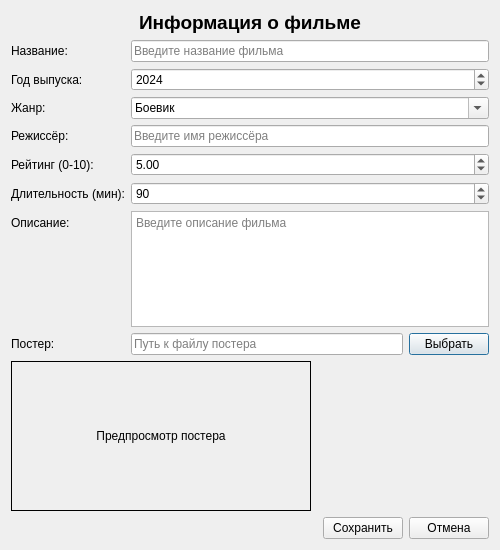
<?xml version="1.0" encoding="UTF-8"?>
<ui version="4.0">
 <class>AddEditDialog</class>
 <widget class="QDialog" name="AddEditDialog">
  <property name="geometry">
   <rect>
    <x>0</x>
    <y>0</y>
    <width>500</width>
    <height>550</height>
   </rect>
  </property>
  <property name="windowTitle">
   <string>Добавить/Редактировать фильм</string>
  </property>
  <layout class="QVBoxLayout" name="verticalLayout">
   <item>
    <widget class="QLabel" name="dialogTitleLabel">
     <property name="text">
      <string>Информация о фильме</string>
     </property>
     <property name="alignment">
      <set>Qt::AlignCenter</set>
     </property>
     <property name="font">
      <font>
       <pointsize>14</pointsize>
       <weight>75</weight>
       <bold>true</bold>
      </font>
     </property>
    </widget>
   </item>
   <item>
    <layout class="QFormLayout" name="formLayout">
     <item row="0" column="0">
      <widget class="QLabel" name="titleLabel">
       <property name="text">
        <string>Название:</string>
       </property>
      </widget>
     </item>
     <item row="0" column="1">
      <widget class="QLineEdit" name="titleLineEdit">
       <property name="placeholderText">
        <string>Введите название фильма</string>
       </property>
      </widget>
     </item>
     <item row="1" column="0">
      <widget class="QLabel" name="yearLabel">
       <property name="text">
        <string>Год выпуска:</string>
       </property>
      </widget>
     </item>
     <item row="1" column="1">
      <widget class="QSpinBox" name="yearSpinBox">
       <property name="minimum">
        <number>1900</number>
       </property>
       <property name="maximum">
        <number>2030</number>
       </property>
       <property name="value">
        <number>2024</number>
       </property>
      </widget>
     </item>
     <item row="2" column="0">
      <widget class="QLabel" name="genreLabel">
       <property name="text">
        <string>Жанр:</string>
       </property>
      </widget>
     </item>
     <item row="2" column="1">
      <widget class="QComboBox" name="genreComboBox">
       <property name="editable">
        <bool>true</bool>
       </property>
       <item>
        <property name="text">
         <string>Боевик</string>
        </property>
       </item>
       <item>
        <property name="text">
         <string>Комедия</string>
        </property>
       </item>
       <item>
        <property name="text">
         <string>Драма</string>
        </property>
       </item>
       <item>
        <property name="text">
         <string>Фантастика</string>
        </property>
       </item>
       <item>
        <property name="text">
         <string>Ужасы</string>
        </property>
       </item>
       <item>
        <property name="text">
         <string>Триллер</string>
        </property>
       </item>
       <item>
        <property name="text">
         <string>Криминал</string>
        </property>
       </item>
       <item>
        <property name="text">
         <string>Мелодрама</string>
        </property>
       </item>
      </widget>
     </item>
     <item row="3" column="0">
      <widget class="QLabel" name="directorLabel">
       <property name="text">
        <string>Режиссёр:</string>
       </property>
      </widget>
     </item>
     <item row="3" column="1">
      <widget class="QLineEdit" name="directorLineEdit">
       <property name="placeholderText">
        <string>Введите имя режиссёра</string>
       </property>
      </widget>
     </item>
     <item row="4" column="0">
      <widget class="QLabel" name="ratingLabel">
       <property name="text">
        <string>Рейтинг (0-10):</string>
       </property>
      </widget>
     </item>
     <item row="4" column="1">
      <widget class="QDoubleSpinBox" name="ratingSpinBox">
       <property name="minimum">
        <double>0.000000000000000</double>
       </property>
       <property name="maximum">
        <double>10.000000000000000</double>
       </property>
       <property name="singleStep">
        <double>0.100000000000000</double>
       </property>
       <property name="value">
        <double>5.000000000000000</double>
       </property>
      </widget>
     </item>
     <item row="5" column="0">
      <widget class="QLabel" name="durationLabel">
       <property name="text">
        <string>Длительность (мин):</string>
       </property>
      </widget>
     </item>
     <item row="5" column="1">
      <widget class="QSpinBox" name="durationSpinBox">
       <property name="minimum">
        <number>1</number>
       </property>
       <property name="maximum">
        <number>500</number>
       </property>
       <property name="value">
        <number>90</number>
       </property>
      </widget>
     </item>
     <item row="6" column="0">
      <widget class="QLabel" name="descriptionLabel">
       <property name="text">
        <string>Описание:</string>
       </property>
      </widget>
     </item>
     <item row="6" column="1">
      <widget class="QTextEdit" name="descriptionTextEdit">
       <property name="placeholderText">
        <string>Введите описание фильма</string>
       </property>
       <property name="maximumHeight">
        <number>100</number>
       </property>
      </widget>
     </item>
     <item row="7" column="0">
      <widget class="QLabel" name="posterLabel">
       <property name="text">
        <string>Постер:</string>
       </property>
      </widget>
     </item>
     <item row="7" column="1">
      <layout class="QHBoxLayout" name="posterLayout">
       <item>
        <widget class="QLineEdit" name="posterLineEdit">
         <property name="readOnly">
          <bool>true</bool>
         </property>
         <property name="placeholderText">
          <string>Путь к файлу постера</string>
         </property>
        </widget>
       </item>
       <item>
        <widget class="QPushButton" name="selectPosterButton">
         <property name="text">
          <string>Выбрать</string>
         </property>
        </widget>
       </item>
      </layout>
     </item>
    </layout>
   </item>
   <item>
    <widget class="QLabel" name="posterPreviewLabel">
     <property name="text">
      <string>Предпросмотр постера</string>
     </property>
     <property name="alignment">
      <set>Qt::AlignCenter</set>
     </property>
     <property name="minimumSize">
      <size>
       <width>200</width>
       <height>150</height>
      </size>
     </property>
     <property name="maximumSize">
      <size>
       <width>300</width>
       <height>200</height>
      </size>
     </property>
     <property name="frameShape">
      <enum>QFrame::Box</enum>
     </property>
     <property name="scaledContents">
      <bool>false</bool>
     </property>
    </widget>
   </item>
   <item>
    <layout class="QHBoxLayout" name="buttonLayout">
     <item>
      <spacer name="horizontalSpacer">
       <property name="orientation">
        <enum>Qt::Horizontal</enum>
       </property>
       <property name="sizeHint" stdset="0">
        <size>
         <width>40</width>
         <height>20</height>
        </size>
       </property>
      </spacer>
     </item>
     <item>
      <widget class="QPushButton" name="saveButton">
       <property name="text">
        <string>Сохранить</string>
       </property>
      </widget>
     </item>
     <item>
      <widget class="QPushButton" name="cancelButton">
       <property name="text">
        <string>Отмена</string>
       </property>
      </widget>
     </item>
    </layout>
   </item>
  </layout>
 </widget>
 <resources/>
 <connections/>
</ui>
